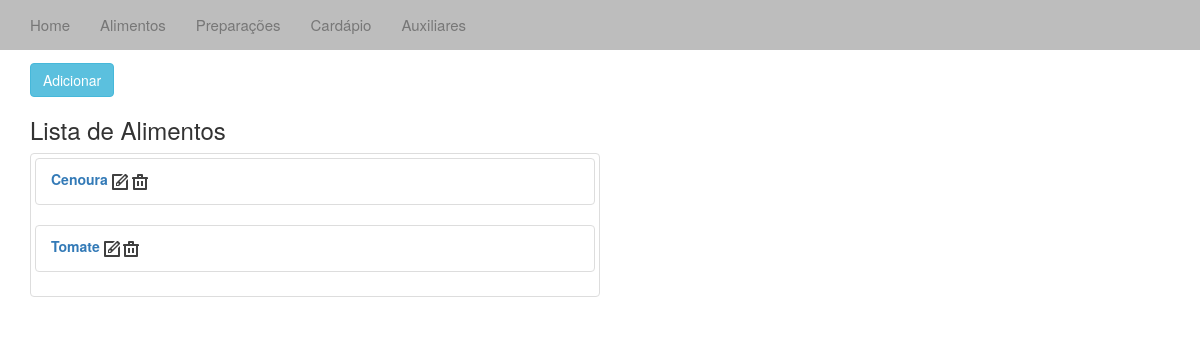
Page /alimentos/ on the earlier database version.
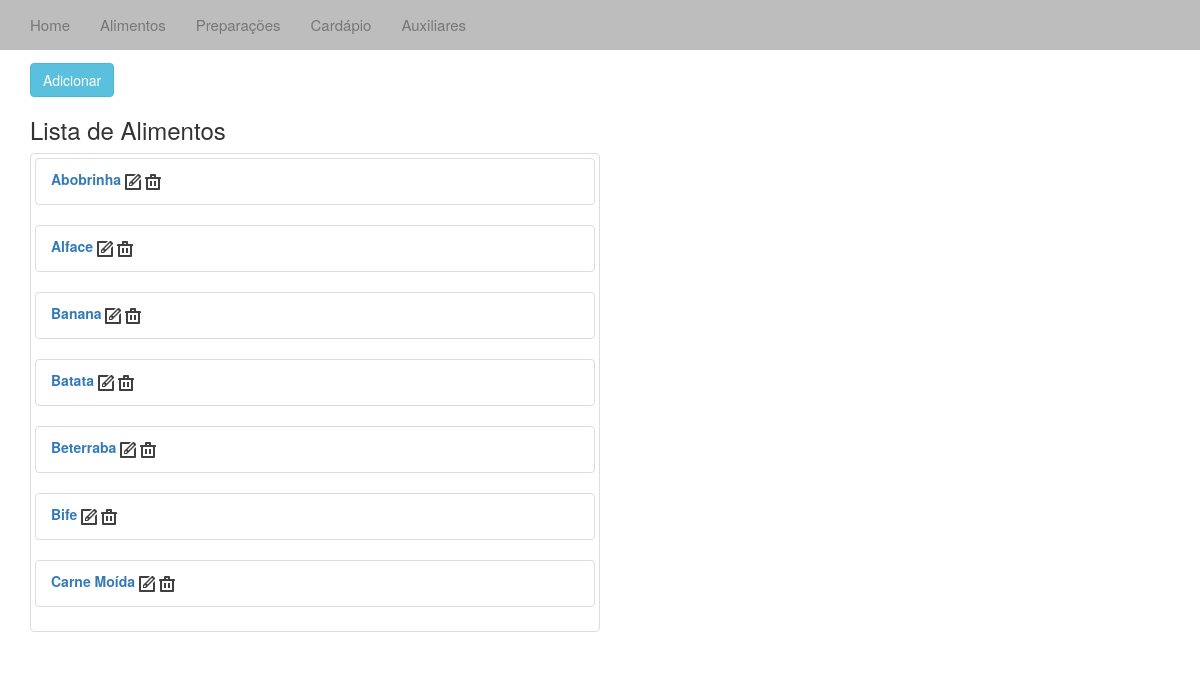
Same page on the later database version.
### cardapio/models.py (models this page shows, shortened)
class Alimentos(models.Model):
	desc = models.CharField(max_length=20)
	cat_alimento = models.ForeignKey(Aux)
	cor = models.CharField(max_length=10)

### cardapio/views.py (the view)
# urls.py: url(r'^alimentos/', 'cardapio.views.alimentos', name='alimentos'),
def alimentos(request):
	al_list = Alimentos.objects.all().order_by('desc')
	context = {'al_list':al_list}
	return render_to_response('alimentos.html', context)

### templates/alimentos.html (shortened to what this page needs)
{% extends "base.html" %}
{% block body%}
{% load static %}
<div class="container-fluid">
	<div class="container">
			<h2>Auxiliares</h2>
			<a href="/addalimento/"><button type="button" class="btn btn-info">Adicionar</button></a>
			<h3>Lista de Alimentos</h3>
		{% if al_list %}
		<div class="thumbnail col-sm-6">
			{% for a in al_list %}
			<ul class="list-group">
			<li class="list-group-item"><a href="/veralimento/{{ a.id }}"> <label>{{ a.desc }}</label> </a>
				<a href="/editalimento/{{ a.id }}"><img src="{% static "img/edit.png" %}" style="display:inline-block" /></a>
				<a href="/deletealimento/{{ a.id }}"><img src="{% static "img/delete.png" %}" style="display:inline-block" /></a>
			</li>
			</ul>
			{% endfor %}
		{% endif %}
	</div>
</div>
{% endblock %}

Differences in the rows shown:
removed Alimentos: desc "Tomate"
changed Alimentos: desc "Cenoura" → "Abobrinha"
added Alimentos: desc "Alface"
added Alimentos: desc "Banana"
added Alimentos: desc "Batata"
added Alimentos: desc "Beterraba"
added Alimentos: desc "Bife"
added Alimentos: desc "Carne Moída"
